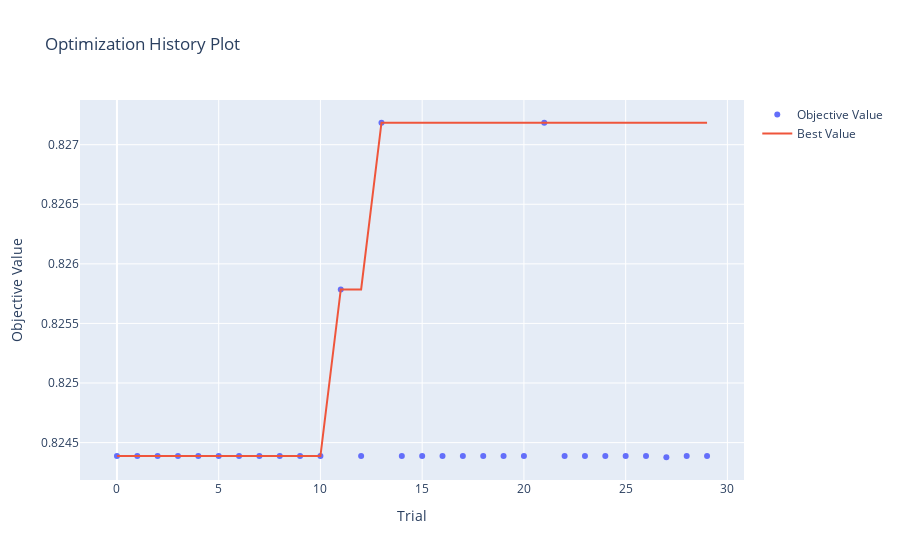

The notebook cell saved with this chart:
### Markdown cell above
Tune with Optuna

### Code cell
def objective(trial):
    params={'penalty':trial.suggest_categorical('penalty',['l1', 'l2']),
            'max_iter':trial.suggest_int('max_iter', 100,10000),
            'loss':trial.suggest_categorical('loss', ['squared_hinge']),
            'dual':trial.suggest_categorical('dual', [False]),
            'C':trial.suggest_float('C',.1, 30)
           }
    
    ideal_svc = LinearSVC(**params, random_state=12)

    cv=StratifiedKFold(n_splits=5, shuffle=True, random_state=12)
    score = cross_val_score(ideal_svc,
                            X_train_svc, 
                            y_train,
                            cv=cv,
                            scoring='accuracy').mean()
    
    return score 
    
# create study
study = opt.create_study(direction='maximize')

# optimize study
study.optimize(objective, n_trials=30)

best_score_svc = study.best_value 
best_param_svc = study.best_params 

print(f'Best_score = {best_score_svc} \n Best_params = {best_param_svc}')

opt.visualization.plot_optimization_history(study).show()

### Figure 1 — Plotly figure (JSON) as saved in the notebook; plotly's stock layout.template omitted (floating-point values rounded to 4 significant figures)
{"data": [{"mode": "markers", "name": "Objective Value", "type": "scatter", "x": [0, 1, 2, 3, 4, 5, 6, 7, 8, 9, 10, 11, 12, 13, 14, 15, 16, 17, 18, 19, 20, 21, 22, 23, 24, 25, 26, 27, 28, 29], "y": [0.8244, 0.8244, 0.8244, 0.8244, 0.8244, 0.8244, 0.8244, 0.8244, 0.8244, 0.8244, 0.8244, 0.8258, 0.8244, 0.8272, 0.8244, 0.8244, 0.8244, 0.8244, 0.8244, 0.8244, 0.8244, 0.8272, 0.8244, 0.8244, 0.8244, 0.8244, 0.8244, 0.8244, 0.8244, 0.8244]}, {"mode": "lines", "name": "Best Value", "type": "scatter", "x": [0, 1, 2, 3, 4, 5, 6, 7, 8, 9, 10, 11, 12, 13, 14, 15, 16, 17, 18, 19, 20, 21, 22, 23, 24, 25, 26, 27, 28, 29], "y": [0.8244, 0.8244, 0.8244, 0.8244, 0.8244, 0.8244, 0.8244, 0.8244, 0.8244, 0.8244, 0.8244, 0.8258, 0.8258, 0.8272, 0.8272, 0.8272, 0.8272, 0.8272, 0.8272, 0.8272, 0.8272, 0.8272, 0.8272, 0.8272, 0.8272, 0.8272, 0.8272, 0.8272, 0.8272, 0.8272]}, {"marker": {"color": "#cccccc"}, "mode": "markers", "name": "Infeasible Trial", "showlegend": false, "type": "scatter", "x": [], "y": []}], "layout": {"title": {"text": "Optimization History Plot"}, "xaxis": {"title": {"text": "Trial"}}, "yaxis": {"title": {"text": "Objective Value"}}}}
